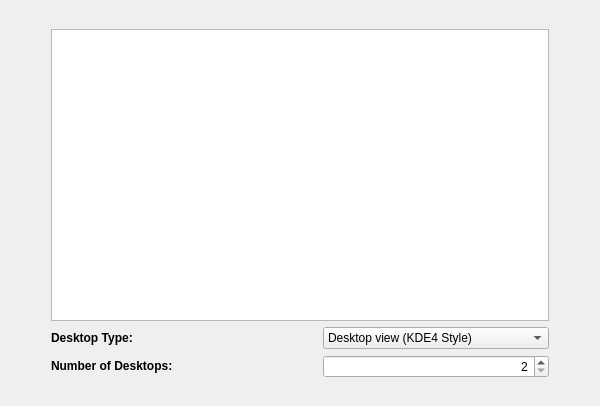
<?xml version="1.0" encoding="UTF-8"?>
<ui version="4.0">
 <class>styleWidget</class>
 <widget class="QWidget" name="styleWidget">
  <property name="geometry">
   <rect>
    <x>0</x>
    <y>0</y>
    <width>600</width>
    <height>406</height>
   </rect>
  </property>
  <property name="windowTitle">
   <string>Themes</string>
  </property>
  <layout class="QGridLayout" name="gridLayout">
   <item row="0" column="1">
    <spacer name="verticalSpacer">
     <property name="orientation">
      <enum>Qt::Vertical</enum>
     </property>
     <property name="sizeType">
      <enum>QSizePolicy::Fixed</enum>
     </property>
     <property name="sizeHint" stdset="0">
      <size>
       <width>20</width>
       <height>18</height>
      </size>
     </property>
    </spacer>
   </item>
   <item row="1" column="0">
    <spacer name="horizontalSpacer">
     <property name="orientation">
      <enum>Qt::Horizontal</enum>
     </property>
     <property name="sizeType">
      <enum>QSizePolicy::Fixed</enum>
     </property>
     <property name="sizeHint" stdset="0">
      <size>
       <width>40</width>
       <height>20</height>
      </size>
     </property>
    </spacer>
   </item>
   <item row="1" column="1" colspan="2">
    <layout class="QVBoxLayout" name="verticalLayout">
     <item>
      <widget class="QListWidget" name="listStyles"/>
     </item>
     <item>
      <layout class="QHBoxLayout" name="horizontalLayout">
       <item>
        <widget class="QLabel" name="labelDesktopType">
         <property name="styleSheet">
          <string notr="true">color:black</string>
         </property>
         <property name="text">
          <string>&lt;b&gt;Desktop Type:&lt;/b&gt;</string>
         </property>
        </widget>
       </item>
       <item>
        <spacer name="horizontalSpacer_4">
         <property name="orientation">
          <enum>Qt::Horizontal</enum>
         </property>
         <property name="sizeType">
          <enum>QSizePolicy::Fixed</enum>
         </property>
         <property name="sizeHint" stdset="0">
          <size>
           <width>40</width>
           <height>20</height>
          </size>
         </property>
        </spacer>
       </item>
       <item>
        <widget class="QComboBox" name="comboBoxDesktopType">
         <property name="styleSheet">
          <string notr="true"/>
         </property>
         <item>
          <property name="text">
           <string>Desktop view (KDE4 Style)</string>
          </property>
         </item>
         <item>
          <property name="text">
           <string>Folder view (KDE3 Style)</string>
          </property>
         </item>
        </widget>
       </item>
      </layout>
     </item>
     <item>
      <layout class="QHBoxLayout" name="horizontalLayout_2">
       <item>
        <widget class="QLabel" name="labelDesktopNumbers">
         <property name="styleSheet">
          <string notr="true">color:black</string>
         </property>
         <property name="text">
          <string>&lt;b&gt;Number of Desktops:&lt;/b&gt;</string>
         </property>
        </widget>
       </item>
       <item>
        <spacer name="horizontalSpacer_3">
         <property name="orientation">
          <enum>Qt::Horizontal</enum>
         </property>
         <property name="sizeType">
          <enum>QSizePolicy::Fixed</enum>
         </property>
         <property name="sizeHint" stdset="0">
          <size>
           <width>40</width>
           <height>20</height>
          </size>
         </property>
        </spacer>
       </item>
       <item>
        <widget class="QSpinBox" name="spinBoxDesktopNumbers">
         <property name="layoutDirection">
          <enum>Qt::LeftToRight</enum>
         </property>
         <property name="alignment">
          <set>Qt::AlignRight|Qt::AlignTrailing|Qt::AlignVCenter</set>
         </property>
         <property name="minimum">
          <number>2</number>
         </property>
        </widget>
       </item>
      </layout>
     </item>
    </layout>
   </item>
   <item row="1" column="3">
    <spacer name="horizontalSpacer_2">
     <property name="orientation">
      <enum>Qt::Horizontal</enum>
     </property>
     <property name="sizeType">
      <enum>QSizePolicy::Fixed</enum>
     </property>
     <property name="sizeHint" stdset="0">
      <size>
       <width>40</width>
       <height>20</height>
      </size>
     </property>
    </spacer>
   </item>
   <item row="2" column="2">
    <spacer name="verticalSpacer_2">
     <property name="orientation">
      <enum>Qt::Vertical</enum>
     </property>
     <property name="sizeType">
      <enum>QSizePolicy::Fixed</enum>
     </property>
     <property name="sizeHint" stdset="0">
      <size>
       <width>20</width>
       <height>17</height>
      </size>
     </property>
    </spacer>
   </item>
  </layout>
 </widget>
 <resources/>
 <connections/>
</ui>
